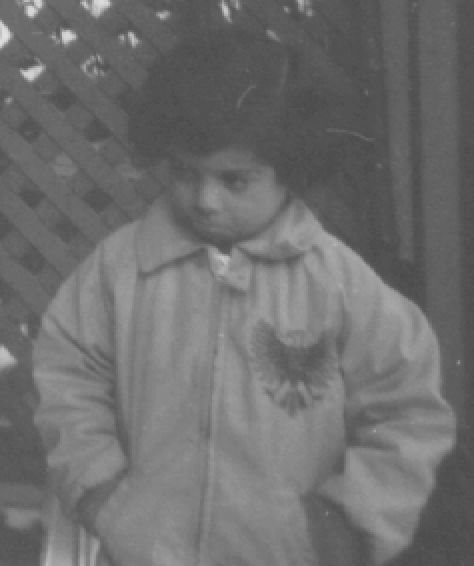
#> input picture CS 484 - Computer Vision/HW1/assignment/images/contrastive_strecth.png, 474 x 566 px, found by its file name
$ python Histogram_part2.py
#> lines starting #> are read from the running program, lines starting #| are printed output that depends on the picture
import numpy as np
import matplotlib.pyplot as plt
from PIL import Image

# Function to convert a PNG image to a NumPy array and save as .npy
def convert_png_to_npy(png_path, npy_path):
    # Open the image using PIL
    image = Image.open(png_path)
#> image is the input picture: PIL image 474x566 L; min 74, max 224, mean 110.6
    # Convert to grayscale
    image = image.convert("L")  # Convert to grayscale
    # Convert to NumPy array
    image_array = np.array(image)
    # Save the array as .npy
    np.save(npy_path, image_array)

# Convert PNG file to NumPy array and save as .npy
convert_png_to_npy("/Users/handeeryilmaz/Downloads/HW1/images/contrastive_strecth.png", "/Users/handeeryilmaz/Downloads/HW1/images/contrastive_stretch.npy")

# Load the grayscale image matrix from the .npy file
image_path = "/Users/handeeryilmaz/Downloads/HW1/images/contrastive_stretch.npy"
image_matrix = np.load(image_path, allow_pickle=False)

# Automatically determine minimum and maximum intensity values
a, b = image_matrix.min(), image_matrix.max()

# Define the contrast stretching function
def contrast_stretching(image_matrix, c, d):
    # Apply contrast stretching formula
    stretched_image = ((image_matrix - a) / (b - a) * (d - c) + c).clip(0, 255).astype(np.uint8)
    return stretched_image

# Apply contrast stretching for different target ranges
stretched_0_255 = contrast_stretching(image_matrix, 0, 255)
stretched_128_255 = contrast_stretching(image_matrix, 128, 255)
stretched_0_128 = contrast_stretching(image_matrix, 0, 128)

# Display intensity ranges to verify correctness
print("Original Image Intensity Range:", image_matrix.min(), image_matrix.max())
print("Stretched [0, 255] Intensity Range:", stretched_0_255.min(), stretched_0_255.max())
print("Stretched [128, 255] Intensity Range:", stretched_128_255.min(), stretched_128_255.max())
print("Stretched [0, 128] Intensity Range:", stretched_0_128.min(), stretched_0_128.max())

# Display the images
fig, ax = plt.subplots(2, 2, figsize=(12, 8))

ax[0, 0].imshow(image_matrix, cmap="gray")
ax[0, 0].set_title("Original Image (Using True a and b)")

ax[0, 1].imshow(stretched_0_255, cmap="gray")
ax[0, 1].set_title("Contrast Stretched [0, 255]")

ax[1, 0].imshow(stretched_128_255, cmap="gray")
ax[1, 0].set_title("Contrast Stretched [128, 255]")

ax[1, 1].imshow(stretched_0_128, cmap="gray")
ax[1, 1].set_title("Contrast Stretched [0, 128]")

plt.tight_layout()
plt.show()
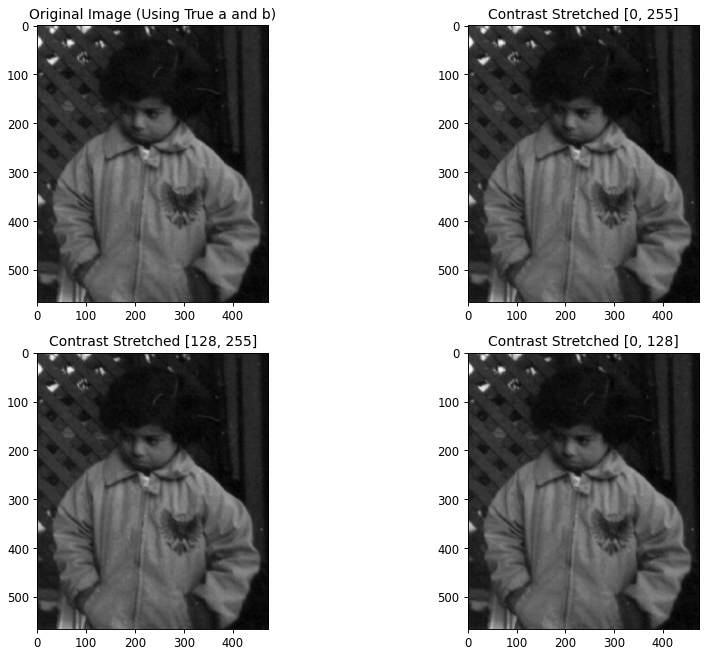
#> figure drawn by matplotlib, 4 panels
